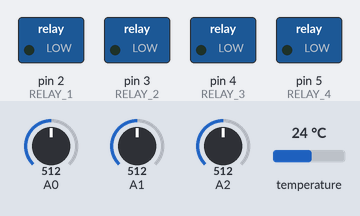
The sketch below on a simulated Arduino Uno, built with avr-gcc and run on an emulated ATmega328P. Shown: switched loads named in the sketch (green lamp = pin HIGH). The inputs (shaded band) are chosen by the test bench; at power-on: A0 = 512, A1 = 512, A2 = 512, temperature 24 °C. What the sketch prints to the serial monitor is not drawn.

Above: at 10.2 s.
At 18.0 s:
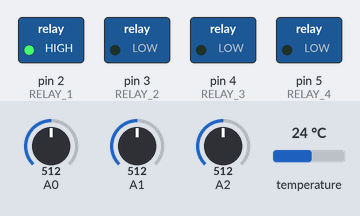
At 52.6 s:
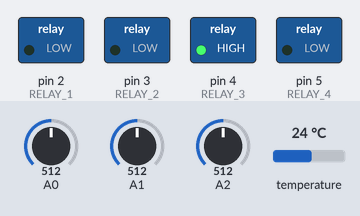
At 70.0 s:
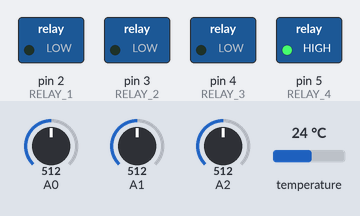
At 112.4 s:
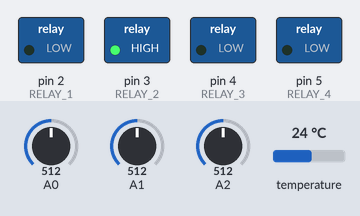
Timing chart, 0 to 130.0 s (numbered marks = the images above):
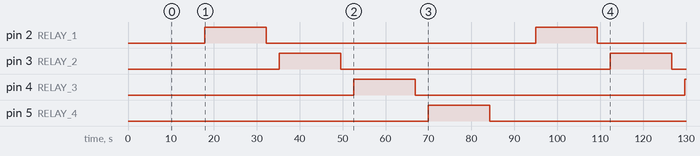

Measured:
- by itself, pin 2 (RELAY_1), pin 3 (RELAY_2): alternates HIGH for 14.3 s and LOW for 62.8 s
- by itself, pin 4 (RELAY_3): LOW → HIGH at 52.6 s, → LOW 14.3 s later, → HIGH 62.8 s later
- by itself, pin 5 (RELAY_4): LOW → HIGH at 69.9 s, → LOW 14.3 s later

The sketch:

temp_relay_sensor.ino
```cpp
#include <OneWire.h>
#include <DallasTemperature.h>
// Define constants
#define REFERENCE_VOLTAGE 5.0
#define SENSOR_READING_MULTIPLIER 5.0
#define SENSOR_CALIBRATION_SENSITIVITY 1000.0 / 200.0
#define SENSOR_CALIBRATION_VREF 2500
#define AVERAGE_READINGS 1000

// Define relay pins
#define RELAY_1 2
#define RELAY_2 3
#define RELAY_3 4
#define RELAY_4 5

//Ds18b20 pin define, one wire instance and Dallastemp library setup
const int SENSOR_PIN = 13;
OneWire oneWire(SENSOR_PIN);
DallasTemperature tempSensor(&oneWire);
float tempCelsius;

// Function to take the average of analog readings
float getAnalogReading(int pin)
{
  long sum = 0;
  for (int i = 0; i < AVERAGE_READINGS; i++)
  {
    sum += analogRead(pin);
    delay(2);
  }
  return (float)sum / AVERAGE_READINGS;
}

void setup() {
    // Initialize serial communication
  Serial.begin(9600);
  delay(100);
   tempSensor.begin();    // initialize the sensor
  delay(10000); // Delay to give time for Serial Monitor to connect

  // Initialize relay pins as outputs
  pinMode(RELAY_1, OUTPUT);
  pinMode(RELAY_2, OUTPUT);
  pinMode(RELAY_3, OUTPUT);
  pinMode(RELAY_4, OUTPUT);
   // Turn off all the relays
  digitalWrite(RELAY_1, LOW);
  digitalWrite(RELAY_2, LOW);
  digitalWrite(RELAY_3, LOW);
  digitalWrite(RELAY_4, LOW);
}

void loop() {
// Temperature calculation
float tempCelsius;
long int sensorValue=0;
  tempSensor.requestTemperatures();             // send the command to get temperatures
  tempCelsius = tempSensor.getTempCByIndex(0);
  for(int i = 0; i < AVERAGE_READINGS; i++)
  {
    sensorValue += tempCelsius;
    delay(5);
  }  // read temperature in Celsius
  //tempFahrenheit = tempCelsius * 9 / 5 + 32; // convert Celsius to Fahrenheit
float Temp = sensorValue / AVERAGE_READINGS;
  Serial.print(Temp,2);    // print the temperature in Celsius
  Serial.print(", ");
  // Serial.print("\n"); // comment it while serial communication
  delay(2000);

// Turn on each relay for  and then turn it off
  digitalWrite(RELAY_1, HIGH);
  delay(5000);
  // Measure the voltage for 1st array
  float Vol_sen1 = getAnalogReading(A1) * REFERENCE_VOLTAGE / 1023.0;
  float Voltage1 = Vol_sen1* SENSOR_READING_MULTIPLIER;
  delay(1000);
  // Measure the open circuit voltage for 1st array
  float Open_Vol_sen1 = getAnalogReading(A2) * REFERENCE_VOLTAGE / 1023.0;
  float OC_Voltage1 = Open_Vol_sen1* SENSOR_READING_MULTIPLIER;
  delay(1000);
  // Measure the current for 1st array
  float Current1 = (getAnalogReading(A0) * (REFERENCE_VOLTAGE / 1023.0*1000) - SENSOR_CALIBRATION_VREF) * SENSOR_CALIBRATION_SENSITIVITY;
  delay(1000);
  // Print the values
    Serial.print(Voltage1, 2);
    Serial.print(", ");
    Serial.print(OC_Voltage1, 2);
    Serial.print(", ");
    Serial.print(Current1, 2);
    Serial.print(", ");
   // Serial.print("\n"); // comment it while serial communication
  digitalWrite(RELAY_1, LOW);
  delay(3000);

  digitalWrite(RELAY_2, HIGH);
  delay(5000);
 // Measure the voltage for 2nd array
  float Vol_sen2 = getAnalogReading(A1) * REFERENCE_VOLTAGE / 1023.0;
  float Voltage2 = Vol_sen2* SENSOR_READING_MULTIPLIER;
  delay(1000);
  // Measure the open circuit voltage for 2nd array
  float Open_Vol_sen2 = getAnalogReading(A2) * REFERENCE_VOLTAGE / 1023.0;
  float OC_Voltage2 = Open_Vol_sen2* SENSOR_READING_MULTIPLIER;
  delay(1000);
  // Measure the current for 2nd array
  float Current2 = (getAnalogReading(A0) * (REFERENCE_VOLTAGE / 1023.0*1000) - SENSOR_CALIBRATION_VREF) * SENSOR_CALIBRATION_SENSITIVITY;
  delay(1000);
  // Print the values
   Serial.print(Voltage2, 2);
    Serial.print(", ");
    Serial.print(OC_Voltage2, 2);
    Serial.print(", ");
    Serial.print(Current2, 2);
    Serial.print(", ");
     // Serial.print("\n"); // comment it while serial communication
  digitalWrite(RELAY_2, LOW);
  delay(3000);

  digitalWrite(RELAY_3, HIGH);
  delay(5000);
 // Measure the voltage for 3rd array
  float Vol_sen3 = getAnalogReading(A1) * REFERENCE_VOLTAGE / 1023.0;
  float Voltage3 = Vol_sen3* SENSOR_READING_MULTIPLIER;
  delay(1000);
  // Measure the open circuit voltage for 3rd array
  float Open_Vol_sen3 = getAnalogReading(A2) * REFERENCE_VOLTAGE / 1023.0;
  float OC_Voltage3 = Open_Vol_sen3* SENSOR_READING_MULTIPLIER;
  delay(1000);
  // Measure the current for 3rd array
  float Current3 = (getAnalogReading(A0) * (REFERENCE_VOLTAGE / 1023.0*1000) - SENSOR_CALIBRATION_VREF) * SENSOR_CALIBRATION_SENSITIVITY;
  delay(1000);
  // Print the values
   Serial.print(Voltage3, 2);
    Serial.print(", ");
    Serial.print(OC_Voltage3, 2);
    Serial.print(", ");
    Serial.print(Current3, 2);
    Serial.print(", ");
  //Serial.print("\n"); // comment it while serial communication
  digitalWrite(RELAY_3, LOW);
  delay(3000);

  digitalWrite(RELAY_4, HIGH);
  delay(5000);
   // Measure the voltage for 4th array
  float Vol_sen4 = getAnalogReading(A1) * REFERENCE_VOLTAGE / 1023.0;
  float Voltage4 = Vol_sen4* SENSOR_READING_MULTIPLIER;
  delay(1000);
  // Measure the open circuit voltage for 4th array
  float Open_Vol_sen4 = getAnalogReading(A2) * REFERENCE_VOLTAGE / 1023.0;
  float OC_Voltage4 = Open_Vol_sen4* SENSOR_READING_MULTIPLIER;
  delay(1000);
  // Measure the current for 4th array
  float Current4 = (getAnalogReading(A0) * (REFERENCE_VOLTAGE / 1023.0*1000) - SENSOR_CALIBRATION_VREF) * SENSOR_CALIBRATION_SENSITIVITY;
  delay(1000);
    // Print the values
   Serial.print(Voltage4, 2);
    Serial.print(", ");
    Serial.print(OC_Voltage4, 2);
    Serial.print(", ");
    Serial.print(Current4, 2);
    Serial.print(", ");
    //  Serial.print("\n"); // comment it while serial communication
  digitalWrite(RELAY_4, LOW);
  delay(3000);


}
```
